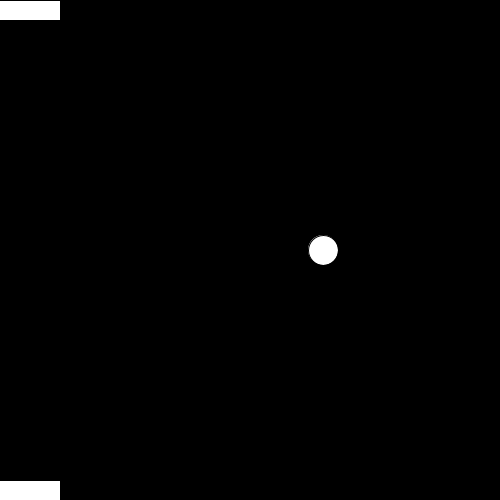
Frame 1 (no input)
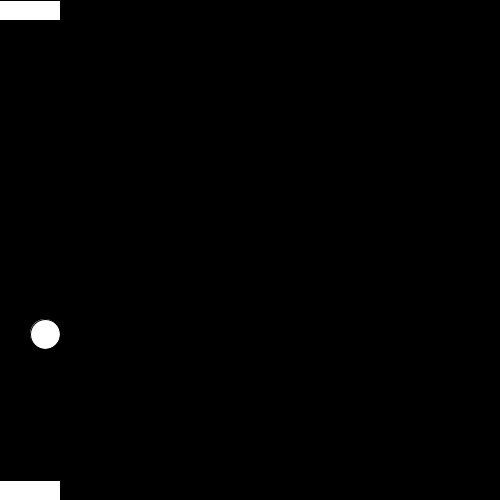
Frame 60 (the mouse pressed at the canvas centre just before this capture)
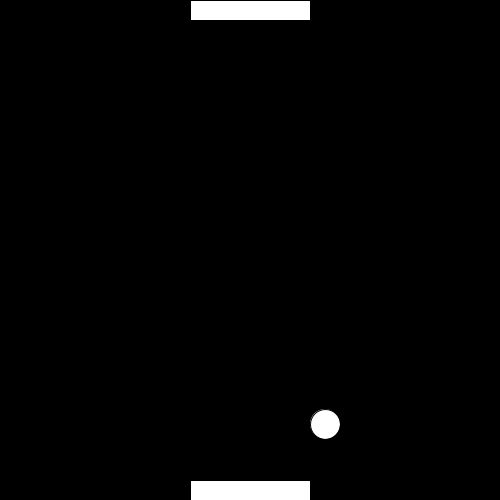
Frame 120 (the mouse held since frame 60 and released just before this capture)

The Processing sketch that drew these frames (run headless with seeded random() and noise(); from frame 60 on, the mouse is pressed at the canvas centre):

// Processing sketch: processing_105374
// ── processing_105374.pde

/*
@autor Ziqu Zou, 08/01/2013, Homework3.0-Moving ball
*/

int ballPosX; //ball's X position 
int ballPosY; //ball's Y position 
int ballW;

int boardPosX;
int boardPosY;
int boardW;
int boardY;

int boardPos2X;
int boardPos2Y;
int board2W;
int board2Y;

int speedX;
int speedY;//speed of ball
int backGroundColor;//backgroundcolor

void setup() {
  size(500, 500);
  background(0);

  ballW=30;
  ballPosX=int(random(0, width));
  ballPosY=height/2;
  
  boardW=120;
  boardY=20;
  
  
  
  
  speedX=6;
  speedY=6;

  fill(255);
}

void draw() {

  background(backGroundColor);


  ellipse(ballPosX, ballPosY, ballW, ballW);

  ballPosX+=speedX;
  ballPosY+=speedY;

  if (ballPosX<15||ballPosX>(width-15)) //hit test
  {
    /*
    if (ballPosX<25)
    {
      backGroundColor=0;
      fill(255);
    }
    else if (ballPosX>(width-15)) {
      backGroundColor=255;
      fill(255, 0, 0);
    }
    */
    
    speedX=speedX*-1;
    print("hit L&R");
    
    //Draw Board
    
  }
 
 /* 
  if (ballPosY<15)//||ballPosY>(height-15)
  {
    speedY=speedY*-1;
    print("hit T&D");
  }
 */ 
  
  if(ballPosY>(height-20-15)&&ballPosX>mouseX-60&&ballPosX<mouseX+60)//<(mouseX-boardW/2)&&ballPosX>(mouseX-boardW/2)
  {
    print("hit boardB");
    speedY=speedY*-1;
  }
  
  if(ballPosY<boardY+15&&ballPosX>mouseX-60&&ballPosX<mouseX+60)//<(mouseX-boardW/2)&&ballPosX>(mouseX-boardW/2)
  {
    print("hit boardT");
    speedY=speedY*-1;
  }
  
  if(ballPosY>=height+15)
  {
    ballPosX=int(random(0, width));
    ballPosY=height/2;
  }
  
    
    
    boardPosX=mouseX-boardW/2;
    boardPosY=height-boardY;
    rect(boardPosX,boardPosY,boardW,boardY);
    
    boardPosX=mouseX-boardW/2;
    boardPosY=0;
    rect(boardPosX,boardPosY,boardW,boardY);
}
